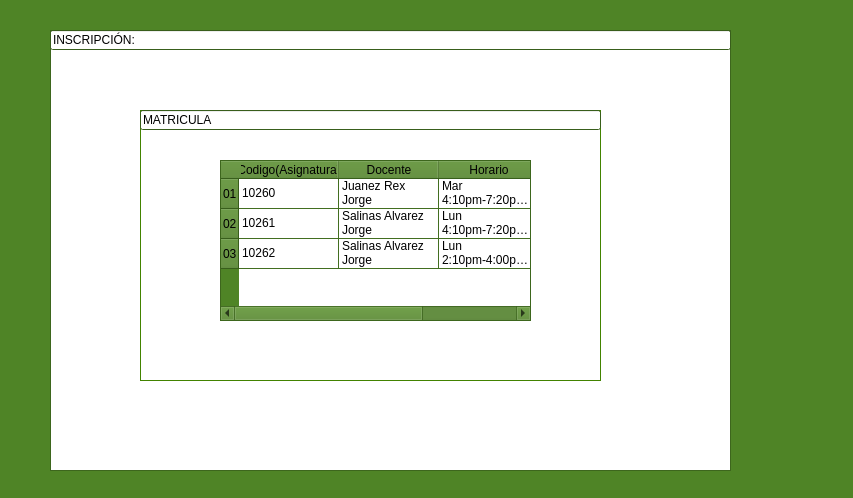
<?xml version="1.0" encoding="UTF-8"?>
<ui version="4.0">
 <class>Dialog</class>
 <widget class="QDialog" name="Dialog">
  <property name="geometry">
   <rect>
    <x>0</x>
    <y>0</y>
    <width>853</width>
    <height>498</height>
   </rect>
  </property>
  <property name="palette">
   <palette>
    <active>
     <colorrole role="WindowText">
      <brush brushstyle="SolidPattern">
       <color alpha="255">
        <red>0</red>
        <green>0</green>
        <blue>0</blue>
       </color>
      </brush>
     </colorrole>
     <colorrole role="Button">
      <brush brushstyle="SolidPattern">
       <color alpha="255">
        <red>79</red>
        <green>132</green>
        <blue>38</blue>
       </color>
      </brush>
     </colorrole>
     <colorrole role="Light">
      <brush brushstyle="SolidPattern">
       <color alpha="255">
        <red>118</red>
        <green>198</green>
        <blue>57</blue>
       </color>
      </brush>
     </colorrole>
     <colorrole role="Midlight">
      <brush brushstyle="SolidPattern">
       <color alpha="255">
        <red>98</red>
        <green>165</green>
        <blue>47</blue>
       </color>
      </brush>
     </colorrole>
     <colorrole role="Dark">
      <brush brushstyle="SolidPattern">
       <color alpha="255">
        <red>39</red>
        <green>66</green>
        <blue>19</blue>
       </color>
      </brush>
     </colorrole>
     <colorrole role="Mid">
      <brush brushstyle="SolidPattern">
       <color alpha="255">
        <red>52</red>
        <green>88</green>
        <blue>25</blue>
       </color>
      </brush>
     </colorrole>
     <colorrole role="Text">
      <brush brushstyle="SolidPattern">
       <color alpha="255">
        <red>0</red>
        <green>0</green>
        <blue>0</blue>
       </color>
      </brush>
     </colorrole>
     <colorrole role="BrightText">
      <brush brushstyle="SolidPattern">
       <color alpha="255">
        <red>255</red>
        <green>255</green>
        <blue>255</blue>
       </color>
      </brush>
     </colorrole>
     <colorrole role="ButtonText">
      <brush brushstyle="SolidPattern">
       <color alpha="255">
        <red>0</red>
        <green>0</green>
        <blue>0</blue>
       </color>
      </brush>
     </colorrole>
     <colorrole role="Base">
      <brush brushstyle="SolidPattern">
       <color alpha="255">
        <red>255</red>
        <green>255</green>
        <blue>255</blue>
       </color>
      </brush>
     </colorrole>
     <colorrole role="Window">
      <brush brushstyle="SolidPattern">
       <color alpha="255">
        <red>79</red>
        <green>132</green>
        <blue>38</blue>
       </color>
      </brush>
     </colorrole>
     <colorrole role="Shadow">
      <brush brushstyle="SolidPattern">
       <color alpha="255">
        <red>0</red>
        <green>0</green>
        <blue>0</blue>
       </color>
      </brush>
     </colorrole>
     <colorrole role="AlternateBase">
      <brush brushstyle="SolidPattern">
       <color alpha="255">
        <red>167</red>
        <green>193</green>
        <blue>146</blue>
       </color>
      </brush>
     </colorrole>
     <colorrole role="ToolTipBase">
      <brush brushstyle="SolidPattern">
       <color alpha="255">
        <red>255</red>
        <green>255</green>
        <blue>220</blue>
       </color>
      </brush>
     </colorrole>
     <colorrole role="ToolTipText">
      <brush brushstyle="SolidPattern">
       <color alpha="255">
        <red>0</red>
        <green>0</green>
        <blue>0</blue>
       </color>
      </brush>
     </colorrole>
    </active>
    <inactive>
     <colorrole role="WindowText">
      <brush brushstyle="SolidPattern">
       <color alpha="255">
        <red>0</red>
        <green>0</green>
        <blue>0</blue>
       </color>
      </brush>
     </colorrole>
     <colorrole role="Button">
      <brush brushstyle="SolidPattern">
       <color alpha="255">
        <red>79</red>
        <green>132</green>
        <blue>38</blue>
       </color>
      </brush>
     </colorrole>
     <colorrole role="Light">
      <brush brushstyle="SolidPattern">
       <color alpha="255">
        <red>118</red>
        <green>198</green>
        <blue>57</blue>
       </color>
      </brush>
     </colorrole>
     <colorrole role="Midlight">
      <brush brushstyle="SolidPattern">
       <color alpha="255">
        <red>98</red>
        <green>165</green>
        <blue>47</blue>
       </color>
      </brush>
     </colorrole>
     <colorrole role="Dark">
      <brush brushstyle="SolidPattern">
       <color alpha="255">
        <red>39</red>
        <green>66</green>
        <blue>19</blue>
       </color>
      </brush>
     </colorrole>
     <colorrole role="Mid">
      <brush brushstyle="SolidPattern">
       <color alpha="255">
        <red>52</red>
        <green>88</green>
        <blue>25</blue>
       </color>
      </brush>
     </colorrole>
     <colorrole role="Text">
      <brush brushstyle="SolidPattern">
       <color alpha="255">
        <red>0</red>
        <green>0</green>
        <blue>0</blue>
       </color>
      </brush>
     </colorrole>
     <colorrole role="BrightText">
      <brush brushstyle="SolidPattern">
       <color alpha="255">
        <red>255</red>
        <green>255</green>
        <blue>255</blue>
       </color>
      </brush>
     </colorrole>
     <colorrole role="ButtonText">
      <brush brushstyle="SolidPattern">
       <color alpha="255">
        <red>0</red>
        <green>0</green>
        <blue>0</blue>
       </color>
      </brush>
     </colorrole>
     <colorrole role="Base">
      <brush brushstyle="SolidPattern">
       <color alpha="255">
        <red>255</red>
        <green>255</green>
        <blue>255</blue>
       </color>
      </brush>
     </colorrole>
     <colorrole role="Window">
      <brush brushstyle="SolidPattern">
       <color alpha="255">
        <red>79</red>
        <green>132</green>
        <blue>38</blue>
       </color>
      </brush>
     </colorrole>
     <colorrole role="Shadow">
      <brush brushstyle="SolidPattern">
       <color alpha="255">
        <red>0</red>
        <green>0</green>
        <blue>0</blue>
       </color>
      </brush>
     </colorrole>
     <colorrole role="AlternateBase">
      <brush brushstyle="SolidPattern">
       <color alpha="255">
        <red>167</red>
        <green>193</green>
        <blue>146</blue>
       </color>
      </brush>
     </colorrole>
     <colorrole role="ToolTipBase">
      <brush brushstyle="SolidPattern">
       <color alpha="255">
        <red>255</red>
        <green>255</green>
        <blue>220</blue>
       </color>
      </brush>
     </colorrole>
     <colorrole role="ToolTipText">
      <brush brushstyle="SolidPattern">
       <color alpha="255">
        <red>0</red>
        <green>0</green>
        <blue>0</blue>
       </color>
      </brush>
     </colorrole>
    </inactive>
    <disabled>
     <colorrole role="WindowText">
      <brush brushstyle="SolidPattern">
       <color alpha="255">
        <red>39</red>
        <green>66</green>
        <blue>19</blue>
       </color>
      </brush>
     </colorrole>
     <colorrole role="Button">
      <brush brushstyle="SolidPattern">
       <color alpha="255">
        <red>79</red>
        <green>132</green>
        <blue>38</blue>
       </color>
      </brush>
     </colorrole>
     <colorrole role="Light">
      <brush brushstyle="SolidPattern">
       <color alpha="255">
        <red>118</red>
        <green>198</green>
        <blue>57</blue>
       </color>
      </brush>
     </colorrole>
     <colorrole role="Midlight">
      <brush brushstyle="SolidPattern">
       <color alpha="255">
        <red>98</red>
        <green>165</green>
        <blue>47</blue>
       </color>
      </brush>
     </colorrole>
     <colorrole role="Dark">
      <brush brushstyle="SolidPattern">
       <color alpha="255">
        <red>39</red>
        <green>66</green>
        <blue>19</blue>
       </color>
      </brush>
     </colorrole>
     <colorrole role="Mid">
      <brush brushstyle="SolidPattern">
       <color alpha="255">
        <red>52</red>
        <green>88</green>
        <blue>25</blue>
       </color>
      </brush>
     </colorrole>
     <colorrole role="Text">
      <brush brushstyle="SolidPattern">
       <color alpha="255">
        <red>39</red>
        <green>66</green>
        <blue>19</blue>
       </color>
      </brush>
     </colorrole>
     <colorrole role="BrightText">
      <brush brushstyle="SolidPattern">
       <color alpha="255">
        <red>255</red>
        <green>255</green>
        <blue>255</blue>
       </color>
      </brush>
     </colorrole>
     <colorrole role="ButtonText">
      <brush brushstyle="SolidPattern">
       <color alpha="255">
        <red>39</red>
        <green>66</green>
        <blue>19</blue>
       </color>
      </brush>
     </colorrole>
     <colorrole role="Base">
      <brush brushstyle="SolidPattern">
       <color alpha="255">
        <red>79</red>
        <green>132</green>
        <blue>38</blue>
       </color>
      </brush>
     </colorrole>
     <colorrole role="Window">
      <brush brushstyle="SolidPattern">
       <color alpha="255">
        <red>79</red>
        <green>132</green>
        <blue>38</blue>
       </color>
      </brush>
     </colorrole>
     <colorrole role="Shadow">
      <brush brushstyle="SolidPattern">
       <color alpha="255">
        <red>0</red>
        <green>0</green>
        <blue>0</blue>
       </color>
      </brush>
     </colorrole>
     <colorrole role="AlternateBase">
      <brush brushstyle="SolidPattern">
       <color alpha="255">
        <red>79</red>
        <green>132</green>
        <blue>38</blue>
       </color>
      </brush>
     </colorrole>
     <colorrole role="ToolTipBase">
      <brush brushstyle="SolidPattern">
       <color alpha="255">
        <red>255</red>
        <green>255</green>
        <blue>220</blue>
       </color>
      </brush>
     </colorrole>
     <colorrole role="ToolTipText">
      <brush brushstyle="SolidPattern">
       <color alpha="255">
        <red>0</red>
        <green>0</green>
        <blue>0</blue>
       </color>
      </brush>
     </colorrole>
    </disabled>
   </palette>
  </property>
  <property name="windowTitle">
   <string>Dialog</string>
  </property>
  <widget class="QLineEdit" name="lineEdit_2">
   <property name="geometry">
    <rect>
     <x>140</x>
     <y>110</y>
     <width>461</width>
     <height>20</height>
    </rect>
   </property>
   <property name="text">
    <string>MATRICULA</string>
   </property>
  </widget>
  <widget class="QLineEdit" name="lineEdit">
   <property name="geometry">
    <rect>
     <x>50</x>
     <y>30</y>
     <width>681</width>
     <height>20</height>
    </rect>
   </property>
   <property name="text">
    <string>INSCRIPCIÓN:</string>
   </property>
  </widget>
  <widget class="QTableView" name="Agregar">
   <property name="geometry">
    <rect>
     <x>50</x>
     <y>30</y>
     <width>681</width>
     <height>441</height>
    </rect>
   </property>
  </widget>
  <widget class="QTableWidget" name="tableWidget">
   <property name="geometry">
    <rect>
     <x>220</x>
     <y>160</y>
     <width>311</width>
     <height>161</height>
    </rect>
   </property>
   <row>
    <property name="text">
     <string>01</string>
    </property>
   </row>
   <row>
    <property name="text">
     <string>02</string>
    </property>
   </row>
   <row>
    <property name="text">
     <string>03</string>
    </property>
   </row>
   <column>
    <property name="text">
     <string>Codigo(Asignatura)</string>
    </property>
   </column>
   <column>
    <property name="text">
     <string>Docente</string>
    </property>
   </column>
   <column>
    <property name="text">
     <string>Horario</string>
    </property>
   </column>
   <item row="0" column="0">
    <property name="text">
     <string>10260</string>
    </property>
   </item>
   <item row="0" column="1">
    <property name="text">
     <string>Juanez Rex Jorge</string>
    </property>
   </item>
   <item row="0" column="2">
    <property name="text">
     <string>Mar 4:10pm-7:20pm/Mie 4:10pm-7:20pm</string>
    </property>
   </item>
   <item row="1" column="0">
    <property name="text">
     <string>10261</string>
    </property>
   </item>
   <item row="1" column="1">
    <property name="text">
     <string>Salinas Alvarez Jorge</string>
    </property>
   </item>
   <item row="1" column="2">
    <property name="text">
     <string>Lun 4:10pm-7:20pm/Vie4:10pm-7:20pm</string>
    </property>
   </item>
   <item row="2" column="0">
    <property name="text">
     <string>10262</string>
    </property>
   </item>
   <item row="2" column="1">
    <property name="text">
     <string>Salinas Alvarez Jorge</string>
    </property>
   </item>
   <item row="2" column="2">
    <property name="text">
     <string>Lun 2:10pm-4:00pm/Mie 4:10pm-7:20pm</string>
    </property>
   </item>
  </widget>
  <widget class="QTableView" name="Agregar_2">
   <property name="geometry">
    <rect>
     <x>140</x>
     <y>110</y>
     <width>461</width>
     <height>271</height>
    </rect>
   </property>
   <property name="palette">
    <palette>
     <active>
      <colorrole role="WindowText">
       <brush brushstyle="SolidPattern">
        <color alpha="255">
         <red>0</red>
         <green>0</green>
         <blue>0</blue>
        </color>
       </brush>
      </colorrole>
      <colorrole role="Button">
       <brush brushstyle="SolidPattern">
        <color alpha="255">
         <red>85</red>
         <green>170</green>
         <blue>0</blue>
        </color>
       </brush>
      </colorrole>
      <colorrole role="Light">
       <brush brushstyle="SolidPattern">
        <color alpha="255">
         <red>128</red>
         <green>255</green>
         <blue>0</blue>
        </color>
       </brush>
      </colorrole>
      <colorrole role="Midlight">
       <brush brushstyle="SolidPattern">
        <color alpha="255">
         <red>106</red>
         <green>212</green>
         <blue>0</blue>
        </color>
       </brush>
      </colorrole>
      <colorrole role="Dark">
       <brush brushstyle="SolidPattern">
        <color alpha="255">
         <red>42</red>
         <green>85</green>
         <blue>0</blue>
        </color>
       </brush>
      </colorrole>
      <colorrole role="Mid">
       <brush brushstyle="SolidPattern">
        <color alpha="255">
         <red>56</red>
         <green>113</green>
         <blue>0</blue>
        </color>
       </brush>
      </colorrole>
      <colorrole role="Text">
       <brush brushstyle="SolidPattern">
        <color alpha="255">
         <red>0</red>
         <green>0</green>
         <blue>0</blue>
        </color>
       </brush>
      </colorrole>
      <colorrole role="BrightText">
       <brush brushstyle="SolidPattern">
        <color alpha="255">
         <red>255</red>
         <green>255</green>
         <blue>255</blue>
        </color>
       </brush>
      </colorrole>
      <colorrole role="ButtonText">
       <brush brushstyle="SolidPattern">
        <color alpha="255">
         <red>0</red>
         <green>0</green>
         <blue>0</blue>
        </color>
       </brush>
      </colorrole>
      <colorrole role="Base">
       <brush brushstyle="SolidPattern">
        <color alpha="255">
         <red>255</red>
         <green>255</green>
         <blue>255</blue>
        </color>
       </brush>
      </colorrole>
      <colorrole role="Window">
       <brush brushstyle="SolidPattern">
        <color alpha="255">
         <red>85</red>
         <green>170</green>
         <blue>0</blue>
        </color>
       </brush>
      </colorrole>
      <colorrole role="Shadow">
       <brush brushstyle="SolidPattern">
        <color alpha="255">
         <red>0</red>
         <green>0</green>
         <blue>0</blue>
        </color>
       </brush>
      </colorrole>
      <colorrole role="AlternateBase">
       <brush brushstyle="SolidPattern">
        <color alpha="255">
         <red>170</red>
         <green>212</green>
         <blue>127</blue>
        </color>
       </brush>
      </colorrole>
      <colorrole role="ToolTipBase">
       <brush brushstyle="SolidPattern">
        <color alpha="255">
         <red>255</red>
         <green>255</green>
         <blue>220</blue>
        </color>
       </brush>
      </colorrole>
      <colorrole role="ToolTipText">
       <brush brushstyle="SolidPattern">
        <color alpha="255">
         <red>0</red>
         <green>0</green>
         <blue>0</blue>
        </color>
       </brush>
      </colorrole>
     </active>
     <inactive>
      <colorrole role="WindowText">
       <brush brushstyle="SolidPattern">
        <color alpha="255">
         <red>0</red>
         <green>0</green>
         <blue>0</blue>
        </color>
       </brush>
      </colorrole>
      <colorrole role="Button">
       <brush brushstyle="SolidPattern">
        <color alpha="255">
         <red>85</red>
         <green>170</green>
         <blue>0</blue>
        </color>
       </brush>
      </colorrole>
      <colorrole role="Light">
       <brush brushstyle="SolidPattern">
        <color alpha="255">
         <red>128</red>
         <green>255</green>
         <blue>0</blue>
        </color>
       </brush>
      </colorrole>
      <colorrole role="Midlight">
       <brush brushstyle="SolidPattern">
        <color alpha="255">
         <red>106</red>
         <green>212</green>
         <blue>0</blue>
        </color>
       </brush>
      </colorrole>
      <colorrole role="Dark">
       <brush brushstyle="SolidPattern">
        <color alpha="255">
         <red>42</red>
         <green>85</green>
         <blue>0</blue>
        </color>
       </brush>
      </colorrole>
      <colorrole role="Mid">
       <brush brushstyle="SolidPattern">
        <color alpha="255">
         <red>56</red>
         <green>113</green>
         <blue>0</blue>
        </color>
       </brush>
      </colorrole>
      <colorrole role="Text">
       <brush brushstyle="SolidPattern">
        <color alpha="255">
         <red>0</red>
         <green>0</green>
         <blue>0</blue>
        </color>
       </brush>
      </colorrole>
      <colorrole role="BrightText">
       <brush brushstyle="SolidPattern">
        <color alpha="255">
         <red>255</red>
         <green>255</green>
         <blue>255</blue>
        </color>
       </brush>
      </colorrole>
      <colorrole role="ButtonText">
       <brush brushstyle="SolidPattern">
        <color alpha="255">
         <red>0</red>
         <green>0</green>
         <blue>0</blue>
        </color>
       </brush>
      </colorrole>
      <colorrole role="Base">
       <brush brushstyle="SolidPattern">
        <color alpha="255">
         <red>255</red>
         <green>255</green>
         <blue>255</blue>
        </color>
       </brush>
      </colorrole>
      <colorrole role="Window">
       <brush brushstyle="SolidPattern">
        <color alpha="255">
         <red>85</red>
         <green>170</green>
         <blue>0</blue>
        </color>
       </brush>
      </colorrole>
      <colorrole role="Shadow">
       <brush brushstyle="SolidPattern">
        <color alpha="255">
         <red>0</red>
         <green>0</green>
         <blue>0</blue>
        </color>
       </brush>
      </colorrole>
      <colorrole role="AlternateBase">
       <brush brushstyle="SolidPattern">
        <color alpha="255">
         <red>170</red>
         <green>212</green>
         <blue>127</blue>
        </color>
       </brush>
      </colorrole>
      <colorrole role="ToolTipBase">
       <brush brushstyle="SolidPattern">
        <color alpha="255">
         <red>255</red>
         <green>255</green>
         <blue>220</blue>
        </color>
       </brush>
      </colorrole>
      <colorrole role="ToolTipText">
       <brush brushstyle="SolidPattern">
        <color alpha="255">
         <red>0</red>
         <green>0</green>
         <blue>0</blue>
        </color>
       </brush>
      </colorrole>
     </inactive>
     <disabled>
      <colorrole role="WindowText">
       <brush brushstyle="SolidPattern">
        <color alpha="255">
         <red>42</red>
         <green>85</green>
         <blue>0</blue>
        </color>
       </brush>
      </colorrole>
      <colorrole role="Button">
       <brush brushstyle="SolidPattern">
        <color alpha="255">
         <red>85</red>
         <green>170</green>
         <blue>0</blue>
        </color>
       </brush>
      </colorrole>
      <colorrole role="Light">
       <brush brushstyle="SolidPattern">
        <color alpha="255">
         <red>128</red>
         <green>255</green>
         <blue>0</blue>
        </color>
       </brush>
      </colorrole>
      <colorrole role="Midlight">
       <brush brushstyle="SolidPattern">
        <color alpha="255">
         <red>106</red>
         <green>212</green>
         <blue>0</blue>
        </color>
       </brush>
      </colorrole>
      <colorrole role="Dark">
       <brush brushstyle="SolidPattern">
        <color alpha="255">
         <red>42</red>
         <green>85</green>
         <blue>0</blue>
        </color>
       </brush>
      </colorrole>
      <colorrole role="Mid">
       <brush brushstyle="SolidPattern">
        <color alpha="255">
         <red>56</red>
         <green>113</green>
         <blue>0</blue>
        </color>
       </brush>
      </colorrole>
      <colorrole role="Text">
       <brush brushstyle="SolidPattern">
        <color alpha="255">
         <red>42</red>
         <green>85</green>
         <blue>0</blue>
        </color>
       </brush>
      </colorrole>
      <colorrole role="BrightText">
       <brush brushstyle="SolidPattern">
        <color alpha="255">
         <red>255</red>
         <green>255</green>
         <blue>255</blue>
        </color>
       </brush>
      </colorrole>
      <colorrole role="ButtonText">
       <brush brushstyle="SolidPattern">
        <color alpha="255">
         <red>42</red>
         <green>85</green>
         <blue>0</blue>
        </color>
       </brush>
      </colorrole>
      <colorrole role="Base">
       <brush brushstyle="SolidPattern">
        <color alpha="255">
         <red>85</red>
         <green>170</green>
         <blue>0</blue>
        </color>
       </brush>
      </colorrole>
      <colorrole role="Window">
       <brush brushstyle="SolidPattern">
        <color alpha="255">
         <red>85</red>
         <green>170</green>
         <blue>0</blue>
        </color>
       </brush>
      </colorrole>
      <colorrole role="Shadow">
       <brush brushstyle="SolidPattern">
        <color alpha="255">
         <red>0</red>
         <green>0</green>
         <blue>0</blue>
        </color>
       </brush>
      </colorrole>
      <colorrole role="AlternateBase">
       <brush brushstyle="SolidPattern">
        <color alpha="255">
         <red>85</red>
         <green>170</green>
         <blue>0</blue>
        </color>
       </brush>
      </colorrole>
      <colorrole role="ToolTipBase">
       <brush brushstyle="SolidPattern">
        <color alpha="255">
         <red>255</red>
         <green>255</green>
         <blue>220</blue>
        </color>
       </brush>
      </colorrole>
      <colorrole role="ToolTipText">
       <brush brushstyle="SolidPattern">
        <color alpha="255">
         <red>0</red>
         <green>0</green>
         <blue>0</blue>
        </color>
       </brush>
      </colorrole>
     </disabled>
    </palette>
   </property>
  </widget>
  <zorder>Agregar</zorder>
  <zorder>Agregar_2</zorder>
  <zorder>lineEdit</zorder>
  <zorder>lineEdit_2</zorder>
  <zorder>tableWidget</zorder>
 </widget>
 <resources/>
 <connections/>
</ui>
